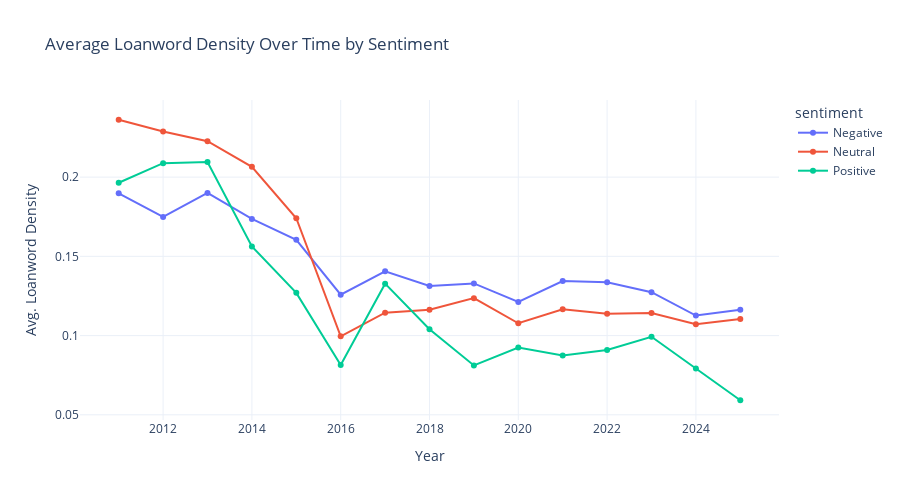

Source (notebook cell):
### Code cell
#import ace_tools as tools
import plotly.graph_objects as go

grouped = df.groupby(["year", "sentiment"])["loanword_density"].mean().reset_index()

pivot_df = grouped.pivot(
    index="year",
    columns="sentiment",
    values="loanword_density"
).reset_index()

fig = go.Figure()

df["sentiment"]

for value in sentiment:
    fig.add_trace(go.Scatter(
        x=pivot_df["year"],
        y=pivot_df[value],
        mode="lines+markers",
        name=value.capitalize()
    ))

fig.update_layout(
    title="Average Loanword Density Over Time by Sentiment",
    xaxis_title="Year",
    yaxis_title="Avg. Loanword Density",
    legend_title="sentiment",
    template="plotly_white",
    height=500
)

# tools.display_dataframe_to_user(
#     name="Loanword Density by Year and Sentiment",
#     dataframe=grouped
# )

fig.show()

### Figure 1 — Plotly figure (JSON) as saved in the notebook; plotly's stock layout.template omitted (floating-point values rounded to 4 significant figures)
{"data": [{"mode": "lines+markers", "name": "Negative", "type": "scatter", "x": [2011, 2012, 2013, 2014, 2015, 2016, 2017, 2018, 2019, 2020, 2021, 2022, 2023, 2024, 2025], "y": [0.1898, 0.1749, 0.19, 0.1737, 0.1604, 0.1258, 0.1405, 0.1313, 0.1329, 0.1212, 0.1345, 0.1336, 0.1274, 0.1127, 0.1164]}, {"mode": "lines+markers", "name": "Neutral", "type": "scatter", "x": [2011, 2012, 2013, 2014, 2015, 2016, 2017, 2018, 2019, 2020, 2021, 2022, 2023, 2024, 2025], "y": [0.2362, 0.2288, 0.2227, 0.2065, 0.1741, 0.09954, 0.1144, 0.1163, 0.1236, 0.1078, 0.1166, 0.1137, 0.1142, 0.1071, 0.1104]}, {"mode": "lines+markers", "name": "Positive", "type": "scatter", "x": [2011, 2012, 2013, 2014, 2015, 2016, 2017, 2018, 2019, 2020, 2021, 2022, 2023, 2024, 2025], "y": [0.1965, 0.2088, 0.2096, 0.1563, 0.127, 0.08145, 0.1328, 0.104, 0.08117, 0.09244, 0.08738, 0.09089, 0.09926, 0.07926, 0.05919]}], "layout": {"height": 500, "legend": {"title": {"text": "sentiment"}}, "title": {"text": "Average Loanword Density Over Time by Sentiment"}, "xaxis": {"title": {"text": "Year"}}, "yaxis": {"title": {"text": "Avg. Loanword Density"}}}}
